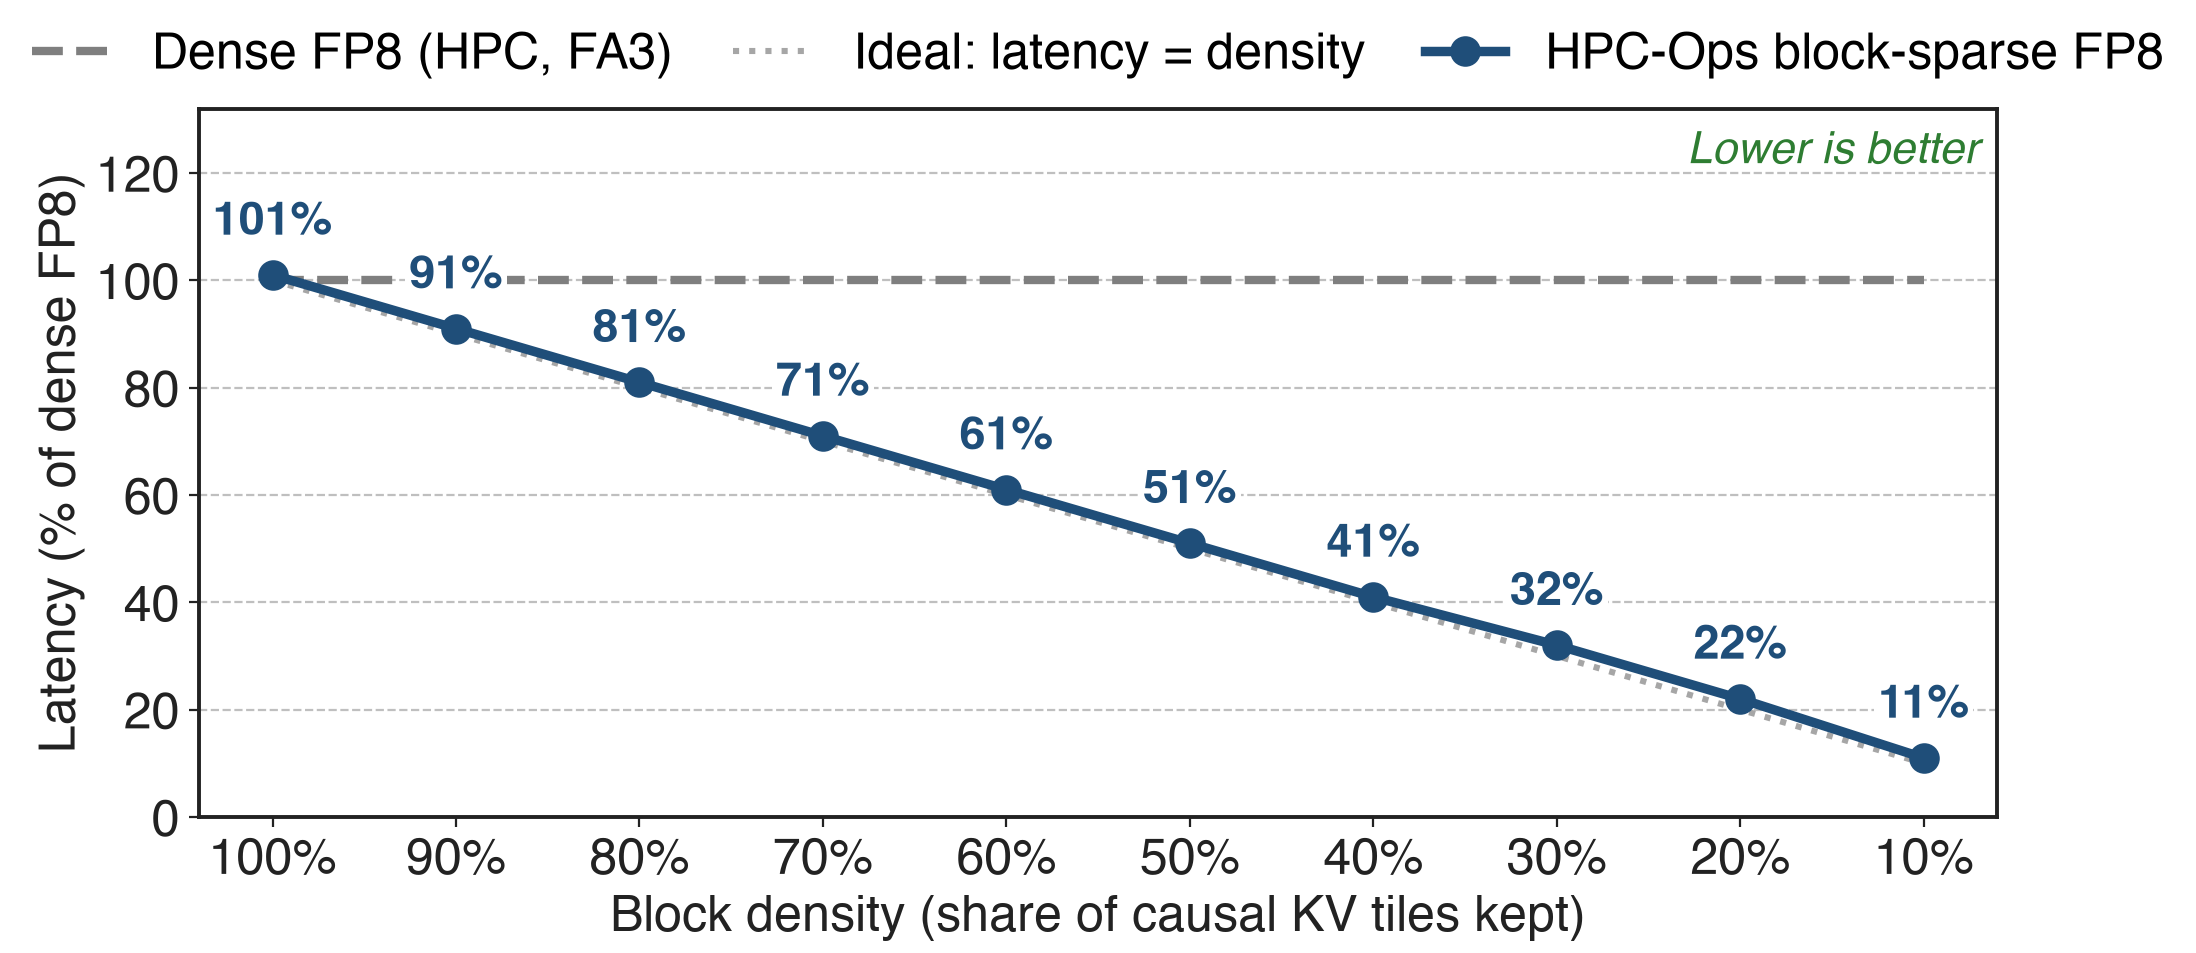

Write the Python code that produced this figure.
"""HPC-BSA FP8 prefill latency relative to dense FP8 vs block density.
Source: HPC-Ops PR #45 benchmark figure "HPC-BSA Kernel Latency vs Sparsity" (batch=4, seq=65536, Hq=4, Hkv=1,
D=128, H20). Values are the percentage labels printed on that figure (latency as % of dense)."""
import sys, pathlib; sys.path.insert(0, str(pathlib.Path(__file__).resolve().parents[3] / "scripts"))
import slidechart as sc

DENSITY = [100, 90, 80, 70, 60, 50, 40, 30, 20, 10]          # % of causal KV tiles kept
BSA_REL = [101, 91, 81, 71, 61, 51, 41, 32, 22, 11]          # % of dense FP8 latency (printed labels)
sc.setup()
fig, ax = sc.figure("full")
ax.plot(DENSITY, [100] * len(DENSITY), color=sc.GRAYS[2], lw=3, ls="--", label="Dense FP8 (HPC, FA3)")
ax.plot(DENSITY, DENSITY, color=sc.GRAYS[1], lw=2.2, ls=":", label="Ideal: latency = density")
ax.plot(DENSITY, BSA_REL, color=sc.ACCENT, lw=3.4, marker="o", ms=10, label="HPC-Ops block-sparse FP8")
for d, r in zip(DENSITY, BSA_REL):
    ax.text(d, r + 6, f"{r}%", ha="center", va="bottom", fontsize=17, fontweight="bold", color=sc.ACCENT,
            bbox=dict(boxstyle="square,pad=0.08", fc="white", ec="none"))
ax.set_xlim(104, 6)
ax.set_ylim(0, 132)
ax.set_xticks(DENSITY)
ax.set_xticklabels([f"{d}%" for d in DENSITY])
ax.set_xlabel("Block density (share of causal KV tiles kept)")
ax.set_ylabel("Latency (% of dense FP8)")
sc.top_legend(ax, ncol=3)
ax.text(0.99, 0.97, "Lower is better", transform=ax.transAxes, ha="right", va="top", fontsize=16,
        fontstyle="italic", color=sc.GOOD)
sc.save(fig, __file__)
